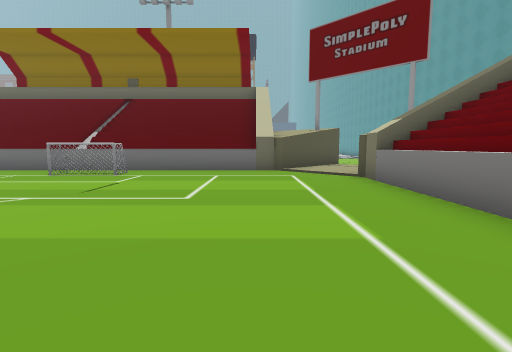
view 1 (above)

12 first-person views from a walk through a Unity game level. The camera is 1.4 m above the floor, tilts 6° down and sees 85° across. The floor is counted in squares, 2 m on a side. Each view is taken from the middle of a square. On the plan, view 1 faces up. The plan holds only what a view shows up to about 9 squares ahead; the rest is blank. The place goes on beyond the plan. The player character is not drawn.

view 2
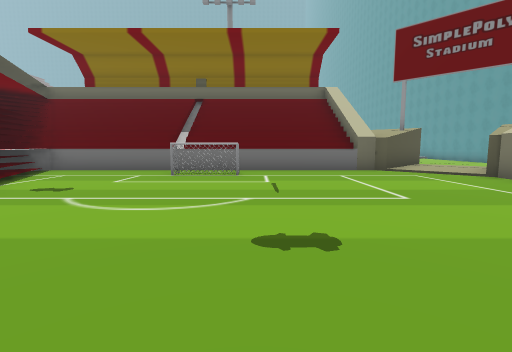

view 3
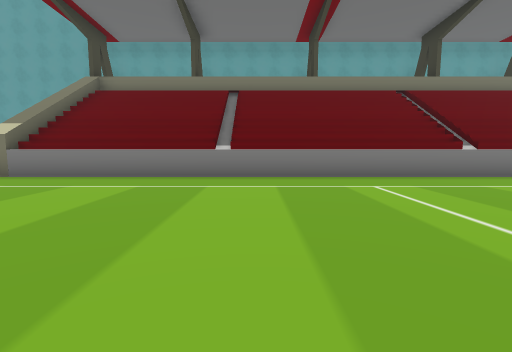

view 4
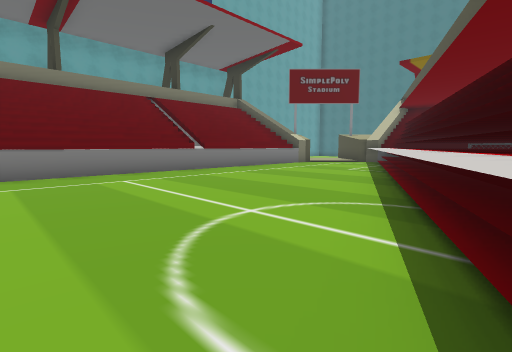

view 5
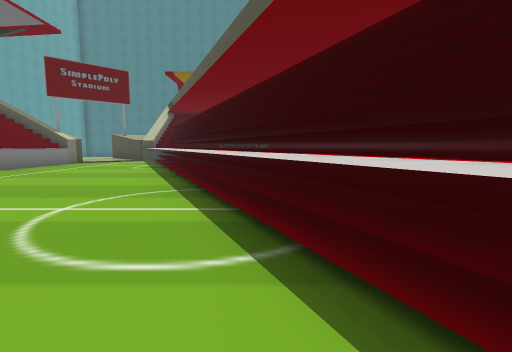

view 6
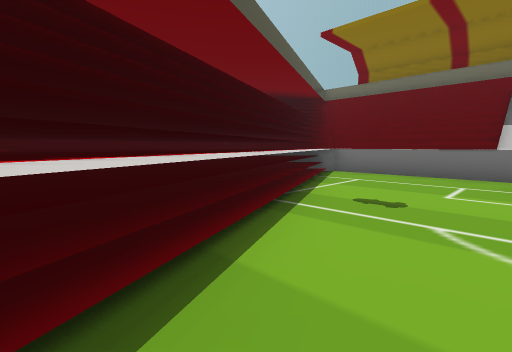

view 7
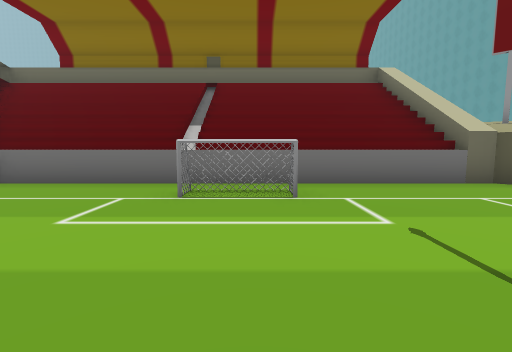

view 8
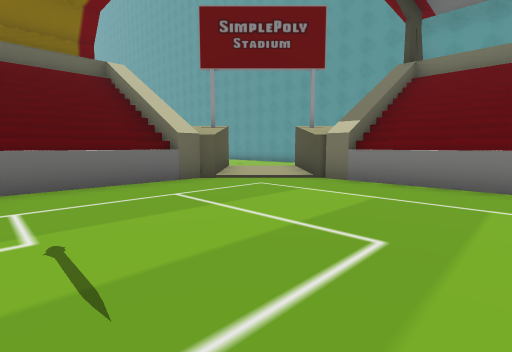

view 9
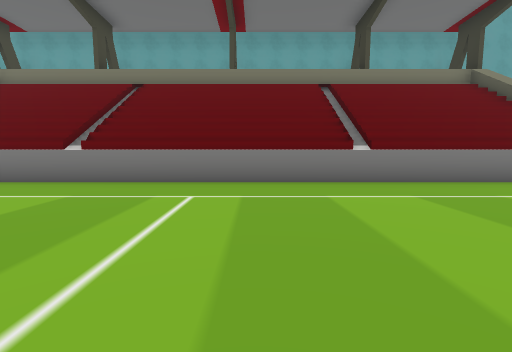

view 10
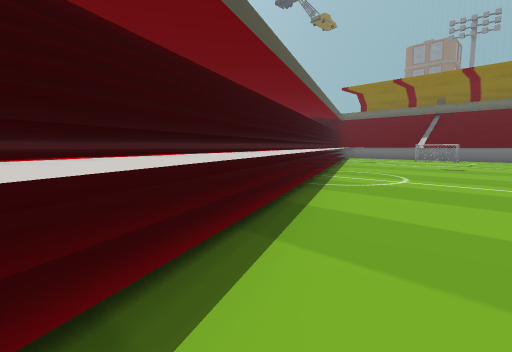

view 11
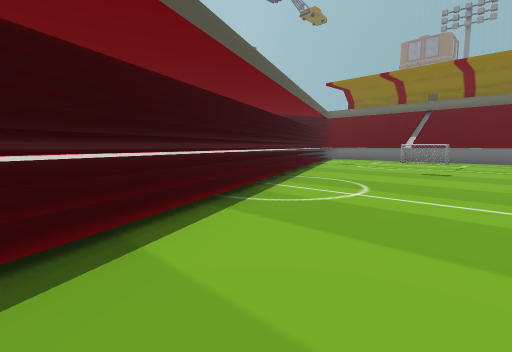

view 12
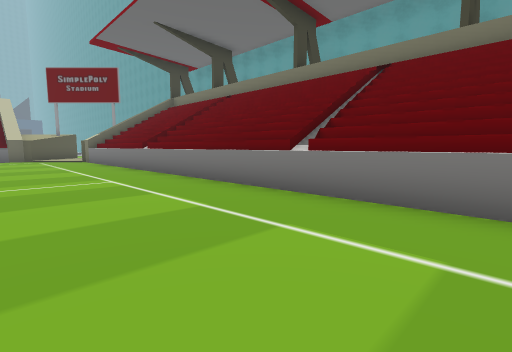

### Floor plan
Key: @ floor where view 1 was taken; # wall or solid block; . floor; / step, stairs or slope; ^ raised ledge.
Columns run from 10 left of view 1 to 4 right of it. Each row starts with its distance up from view 1.
 10            ###
  9 ############../
  8 #^............#
  7 #^...##......##
  6 ##^..........#
  5 ##^..........#
  4  ##..........#
  3  ##^.........#
  2   ##.........#
  1   ##^........#
  0    #^.....@..#
 -1    ##^.......#
 -2    ##^.......#
 -3     ##^......#
 -4     ##^......#
 -5      ##^.....#
 -6      ##^.....#
 -7       ##^....#
 -8       ##^....#

Where each view was taken, in squares from view 1:
view 1: 0 up, 0 right, facing up
view 2: 0 up, 3 left, facing up
view 3: 0 up, 4 left, facing right
view 4: 0 up, 5 left, facing down-right
view 5: 1 up, 5 left, facing down
view 6: 1 up, 5 left, facing up-left
view 7: 3 up, 4 left, facing up
view 8: 3 up, 3 left, facing up-right
view 9: 3 down, 3 left, facing right
view 10: 8 down, 1 left, facing up-left
view 11: 6 down, 1 left, facing up-left
view 12: 8 down, 1 left, facing up-right
